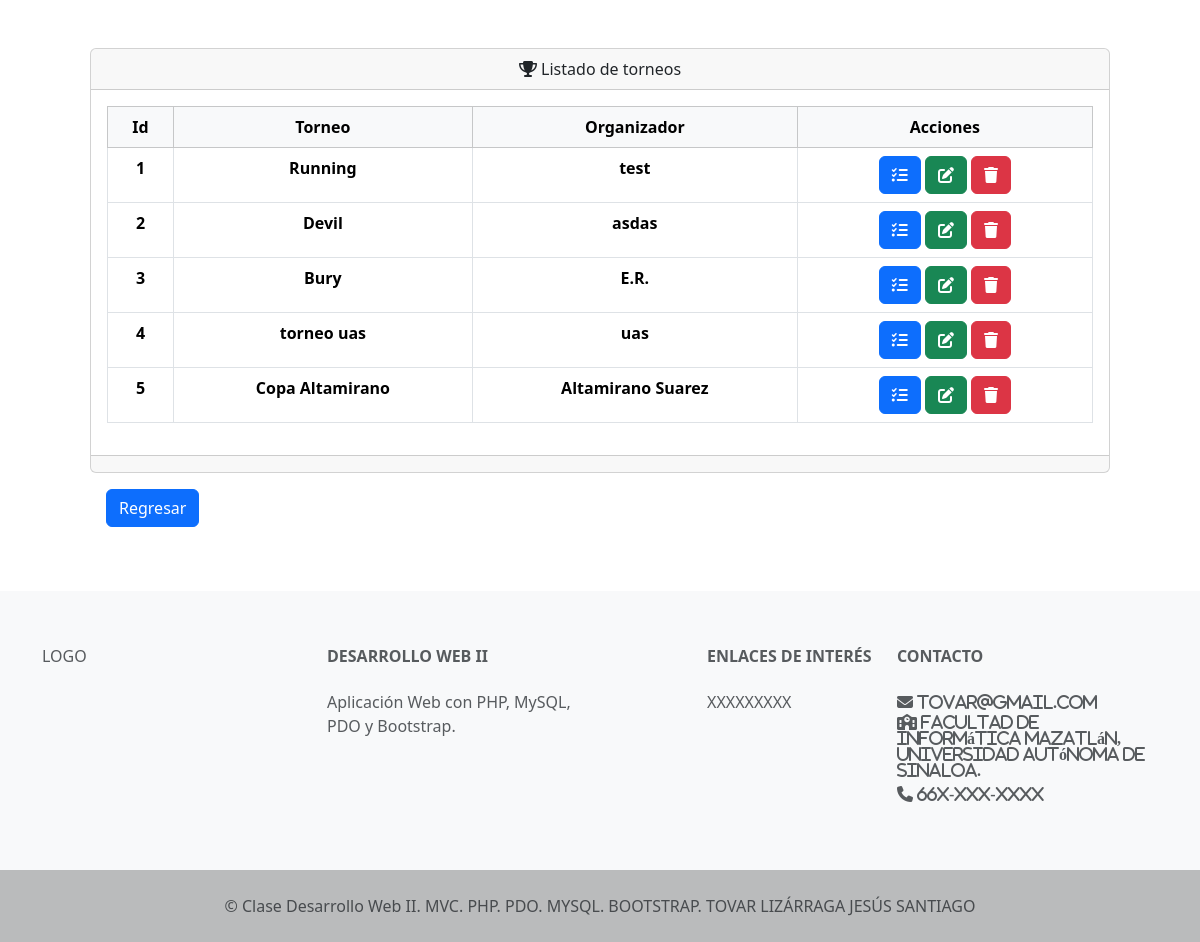
The page /final_0.14.5/final/views/admin/readAllTorneos.php (signed in) on the database its author committed.
### tables this page shows
CREATE TABLE `torneos` (
  `idTorneo` int(11) NOT NULL,
  `nombreTorneo` varchar(50) NOT NULL,
  `patrocinadores` varchar(200) NOT NULL,
  `organizador` varchar(100) NOT NULL,
  `sede` varchar(50) NOT NULL,
  `premio1erLugar` varchar(50) NOT NULL,
  `premio2doLugar` varchar(50) NOT NULL,
  `premio3erLugar` varchar(50) NOT NULL,
  `otroPremio` varchar(50) NOT NULL,
  `usuarioOrganizador` varchar(50) NOT NULL,
  `contrasenaOrganizador` varchar(100) NOT NULL
);

### final_0.14.5/final/models/torneos.php (called while the page is built, shortened)
<?php
    require_once("../../config/conexion.php");
    class torneos{
        private $PDO;
        public function __construct(){
            $con = new Conexion();
            $this->PDO = $con->open();
        }
        public function read(){
            $statement = "SELECT * FROM torneos";
            $query = $this->PDO->prepare($statement);
            return ($query->execute())? $query->fetchAll() : false;
        }
    }
?>

### final_0.14.5/final/config/conexion.php (called while the page is built, shortened)
<?php
    class Conexion{
        private $server = "localhost";
        private $db = "torneosbasket";
        private $user = "root";
        private $password = "";
        public function open(){
            try{
                $this->conexion = new PDO("mysql:host=$this->server;dbname=$this->db","$this->user","$this->password");
                return $this->conexion;
            }catch (PDOException $e){
                echo "Error: ".$e->getMessage();
            }
        }
    }
?>

### final_0.14.5/final/controllers/torneosController.php (called while the page is built, shortened)
<?php
    require_once("../../models/torneos.php");
    class torneosController{
        private $model;
        function __construct(){
            $this->model = new torneos();
        }
        public function readTorneo(){
            return ($this->model->read())? $this->model->read() : false;
        }
    }
?>

### final_0.14.5/final/views/admin/readAllTorneos.php (the view, shortened to what this page needs)
<?php
    require_once("./template/header.php");
    require_once("../../controllers/torneosController.php");
    $objControl = new torneosController();
    $rows = $objControl->readTorneo();
?>
    <div class="mx-auto p-5">
        <div class="card text-center">
            <div class="card-header">
            <span><i class="fa-solid fa-trophy"></i></span> Listado de torneos
            </div>
            <div class="card-body">
                <table class="table table-hover table-bordered">
                    <thead class="table-light">
                        <tr>
                            <th scope="col">Id</th>
                            <th scope="col">Torneo</th>
                            <th scope="col">Organizador</th>
                            <th scope="col">Acciones</th>
                        </tr>
                    </thead>
                    <tbody>
                        <?php if($rows): ?>
                            <?php foreach($rows as $row): ?>
                                <tr>
                                    <th><?= $row['idTorneo'] ?></th>
                                    <th><?= $row['nombreTorneo'] ?></th>
                                    <th><?= $row['organizador'] ?></th>
                                    <th>
                                        <a href="readOneTorneo.php?id=<?=$row['idTorneo']?>" class="btn btn-primary"><span class="fa-solid fa-list-check"></span></a>
                                        <a href="updateTorneo.php?id=<?=$row['idTorneo']?>" class="btn btn-success"><span class="fa-solid fa-pen-to-square"></span></a>
                                        <button type="button" class="btn btn-danger" data-bs-toggle="modal" data-bs-target="#eliminar<?=$row['idTorneo']?>">
                                        <span class="fa-solid fa-trash"></span>
                                        </button>
                                    </th>
                                </tr>
                            <?php endforeach; ?>
                        <?php endif; ?>
                    </tbody>
                </table>
            </div>
            <div class="card-footer">
            </div>
        </div>
        <div class="mx-auto p-3">
            <a href="admin.php" class="btn btn-primary">Regresar</a>
        </div>
    </div>
<?php
    require_once("./template/footer.php");
?>

### rows shown on the page
torneos: idTorneo "1", nombreTorneo "Running", organizador "test"
torneos: idTorneo "2", nombreTorneo "Devil", organizador "asdas"
torneos: idTorneo "3", nombreTorneo "Bury", organizador "E.R."
torneos: idTorneo "4", nombreTorneo "torneo uas", organizador "uas"
torneos: idTorneo "5", nombreTorneo "Copa Altamirano", organizador "Altamirano Suarez"
